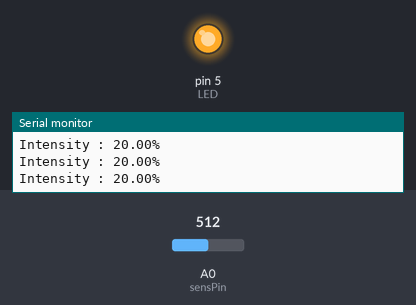
A sketch run on a simulated Arduino Uno, built with avr-gcc and run on an emulated ATmega328P. On the bench: output pins drawn as LEDs (lit = HIGH), the last lines printed to the serial monitor. The test bench sets the inputs (shaded band); at power-on: A0 (sensPin) = 512.

Above: at 1.2 s.
1.3 s: A0 (sensPin) set to 751
2.8 s: A0 (sensPin) set to 775
At 3.3 s:
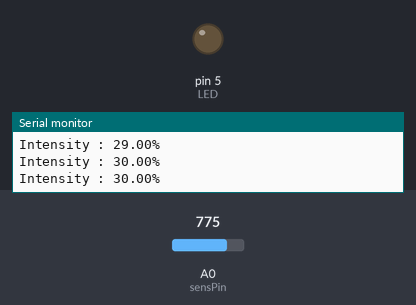
4.3 s: A0 (sensPin) set to 716
At 5.6 s:
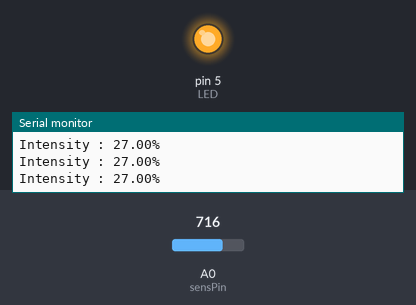
5.9 s: A0 (sensPin) set to 900
At 7.1 s:
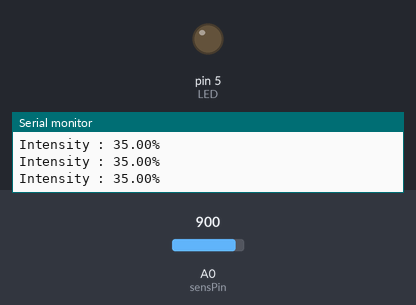
Timing chart, 0 to 8.5 s (numbered marks = the images above; inputs shaded):
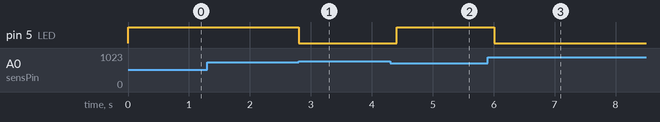

Measured:
- the behaviour switches between 767 and 768 on A0 (sensPin) (found by bisection; images 0 and 1)
- after the input at 2.8 s, pin 5 (LED): HIGH → LOW at once
- after the input at 4.3 s, pin 5 (LED): LOW → HIGH after 0.11 s
- after the input at 5.9 s, pin 5 (LED): HIGH → LOW after 0.11 s

The sketch:

Project_2_Automatic_Night_Lamp_with_switch.ino
```cpp
int sensPin= A0;
int LED= 5;
void setup()
{
  pinMode(LED, OUTPUT);
  pinMode(sensPin,INPUT);
  Serial.begin(9600);
}

void loop()
{
  int sensval=analogRead(sensPin);

  float val=map(sensval, 0, 1023, 0, 40);

  Serial.print("Intensity : ");
  Serial.print(val);
  Serial.println("%");
  if(val<30){
    digitalWrite(LED,HIGH);
  }
  else{

    digitalWrite(LED,LOW);
  }
    delay(400);

}
```
